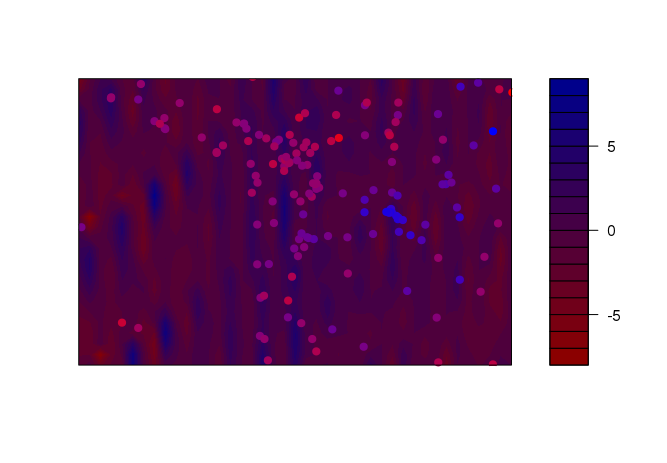

Reproduce this figure in R.
library(readr)
library(rstan)


data<-read_csv('weather.csv')
gp_data = data.frame(y = data$temperature)
gp_data$x1 <- data$lon
gp_data$x2 <- data$lat
gp_data <- as.list(gp_data)
gp_data$N <- length(data$lat)
grid_predict <- expand.grid(x1 = seq(-131.1, -114.8, 0.4), x2 = seq(40.8, 51.7, 0.4))
gp_data$x1_predict <- grid_predict$x1
gp_data$x2_predict <- grid_predict$x2
gp_data$N_predict  = length(gp_data$x1_predict)
filename = "gp_multiple_regression.stan"

stan_code <-readChar(filename, file.info(filename)$size)

fit <- stan(model_code=stan_code,data=gp_data)

params<-extract(fit)

par(mfrow=c(1, 4))

alpha_breaks=10 * (0:50) / 50 - 5
hist(log(params$alpha), main="", xlab="log(alpha)", col="red", yaxt='n')

beta1_breaks=10 * (0:50) / 50 - 5
hist(log(params$rho1), main="", xlab="log(rho1)", col="red", yaxt='n')

beta2_breaks=10 * (0:50) / 50 - 5
hist(log(params$rho2), main="", xlab="log(rho2)", col="red", yaxt='n')

sigma_breaks=5 * (0:50) / 50
hist(params$sigma, main="", xlab="sigma", col="red", yaxt='n')

readline(prompt="Press [enter] to continue")

probs = c(0.025,0.5,0.975)
cred <- sapply(1:length(gp_data$x_predict), function(n) quantile(params$y_predict[,n], probs=probs))

par(mfrow=c(1, 1))


library(graphics)
image(seq(-131.1, -114.4, 0.4), seq(40.8, 52.1, 0.4), matrix(colMeans(params$f_predict, dims = 1), nrow = 28, byrow = TRUE))

result = apply(matrix(colMeans(params$f_predict, dims = 1), nrow = 41, byrow = TRUE), 2, rev)
x = seq(-131.1, -114.8, 0.4)
y = seq(40.8, 51.7, 0.4)
pointcol <- colorRampPalette(c('red', 'blue'))(20)[as.numeric(cut(data$temperature, breaks = 20))]
attach(data)
filled.contour(x, y, result, color.palette = colorRampPalette(c('darkred', 'darkblue')),
               plot.axes = {points(data$lon, data$lat, pch = 19, col = pointcol)})




matrix(colMeans(params$f_predict, dims = 1), nrow = 28, byrow = TRUE)

heatmap(result, Colv = NA, Rowv = NA)
